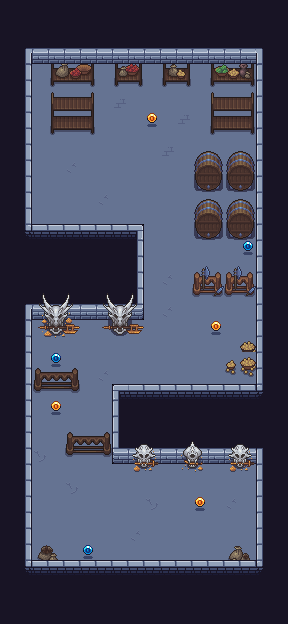

A 2D game scene composited from a Tiled map and its tileset images. What follows is a short description and the map's XML, with each tile layer's data collapsed to a summary:
An orthogonal 18x39 tile map with 16x16 px tiles, 9 tile layers (Background, Background2, Decor, Walls, ...), 13 tilesets.

<map version="1.10" tiledversion="1.11.2" orientation="orthogonal" renderorder="right-down" width="18" height="39" tilewidth="16" tileheight="16" infinite="0" nextlayerid="22" nextobjectid="1">
 <tileset firstgid="1" name="Dungeon" tilewidth="16" tileheight="16" tilecount="560" columns="28">
  <image source="tilesets/dungeon.png" width="448" height="320" />
 </tileset>
 <tileset firstgid="561" name="Set 4.5" tilewidth="16" tileheight="16" tilecount="88" columns="11">
  <image source="tilesets/water.png" width="176" height="128" />
 </tileset>
 <tileset firstgid="649" name="Coin Sheet" tilewidth="16" tileheight="16" tilecount="16" columns="8">
  <image source="tilesets/coin_sheet.png" width="128" height="32" />
 </tileset>
 <tileset firstgid="665" name="Torch Yellow" tilewidth="16" tileheight="16" tilecount="8" columns="8">
  <image source="tilesets/torch_yellow.png" width="128" height="16" />
 </tileset>
 <tileset firstgid="673" name="Vase Shine Anim" tilewidth="16" tileheight="16" tilecount="16" columns="16">
  <image source="tilesets/vase_shine_anim.png" width="256" height="16" />
 </tileset>
 <tileset firstgid="689" name="bluecoin_sheet" tilewidth="16" tileheight="16" tilecount="16" columns="8">
  <image source="tilesets/bluecoin_sheet.png" width="128" height="32" />
 </tileset>
 <tileset firstgid="705" name="Dungeon" tilewidth="16" tileheight="16" tilecount="560" columns="28">
  <image source="tilesets/dungeon.png" width="448" height="320" />
 </tileset>
 <tileset firstgid="1265" name="Dungeon" tilewidth="16" tileheight="16" tilecount="560" columns="28">
  <image source="tilesets/dungeon.png" width="448" height="320" />
 </tileset>
 <tileset firstgid="1825" name="water_decor" tilewidth="16" tileheight="16" tilecount="168" columns="12">
  <image source="tilesets/water_decor.png" width="192" height="224" />
 </tileset>
 <tileset firstgid="1993" name="water_decor" tilewidth="16" tileheight="16" tilecount="168" columns="12">
  <image source="tilesets/water_decor.png" width="192" height="224" />
 </tileset>
 <tileset firstgid="2161" name="dungeon_decor" tilewidth="16" tileheight="16" tilecount="1794" columns="69">
  <image source="tilesets/dungeon_decor.png" width="1104" height="416" />
 </tileset>
 <tileset firstgid="3955" name="dungeon_decor" tilewidth="16" tileheight="16" tilecount="1794" columns="69">
  <image source="tilesets/dungeon_decor.png" width="1104" height="416" />
 </tileset>
 <tileset firstgid="5749" name="dungeon_decor" tilewidth="16" tileheight="16" tilecount="1794" columns="69">
  <image source="tilesets/dungeon_decor.png" width="1104" height="416" />
 </tileset>
 <layer id="21" name="Background" width="18" height="39">
  <data>[702 cells, 347 non-empty, 1 distinct tile ids]</data>
 </layer>
 <layer id="16" name="Background2" width="18" height="39">
  <data>[702 cells, 0 non-empty, 0 distinct tile ids]</data>
 </layer>
 <layer id="12" name="Decor" width="18" height="39">
  <data>[702 cells, 124 non-empty, 90 distinct tile ids]</data>
 </layer>
 <layer id="9" name="Walls" width="18" height="39">
  <data>[702 cells, 432 non-empty, 48 distinct tile ids]</data>
 </layer>
 <layer id="18" name="Water" width="18" height="39">
  <data>[702 cells, 0 non-empty, 0 distinct tile ids]</data>
 </layer>
 <layer id="11" name="Coins" width="18" height="39">
  <data>[702 cells, 4 non-empty, 1 distinct tile ids]</data>
 </layer>
 <layer id="13" name="BlueCoinds" width="18" height="39">
  <data>[702 cells, 3 non-empty, 1 distinct tile ids]</data>
 </layer>
 <layer id="14" name="Door" width="18" height="39">
  <data>[702 cells, 39 non-empty, 33 distinct tile ids]</data>
 </layer>
 <layer id="17" name="WaterDecor" width="18" height="39">
  <data>[702 cells, 0 non-empty, 0 distinct tile ids]</data>
 </layer>
</map>
